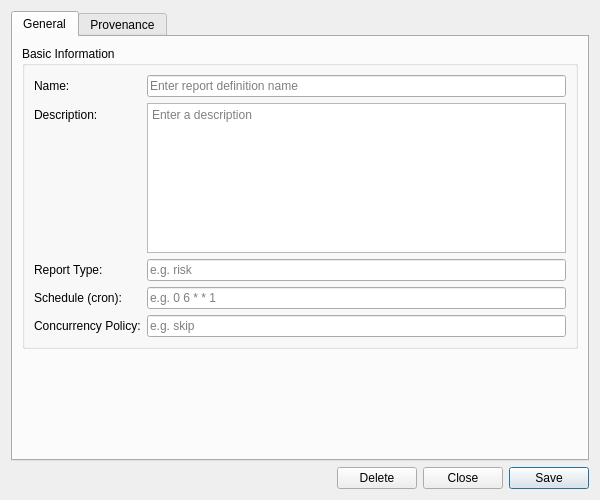
<?xml version="1.0" encoding="UTF-8"?>
<ui version="4.0">
 <class>ReportDefinitionDetailDialog</class>
 <widget class="QWidget" name="ReportDefinitionDetailDialog">
  <property name="geometry">
   <rect>
    <x>0</x>
    <y>0</y>
    <width>600</width>
    <height>500</height>
   </rect>
  </property>
  <property name="sizePolicy">
   <sizepolicy hsizetype="Preferred" vsizetype="Preferred">
    <horstretch>0</horstretch>
    <verstretch>0</verstretch>
   </sizepolicy>
  </property>
  <property name="minimumSize">
   <size>
    <width>600</width>
    <height>500</height>
   </size>
  </property>
  <property name="windowTitle">
   <string>Report Definition Details</string>
  </property>
  <layout class="QVBoxLayout" name="verticalLayout">
   <item>
    <widget class="QTabWidget" name="tabWidget">
     <property name="currentIndex"><number>0</number></property>
     <widget class="QWidget" name="generalTab">
      <attribute name="title"><string>General</string></attribute>
      <layout class="QVBoxLayout" name="generalLayout">
       <item>
        <widget class="QGroupBox" name="basicInfoGroup">
         <property name="title">
          <string>Basic Information</string>
         </property>
         <layout class="QFormLayout" name="formLayout">
          <item row="0" column="0">
           <widget class="QLabel" name="labelName">
            <property name="text">
             <string>Name:</string>
            </property>
           </widget>
          </item>
          <item row="0" column="1">
           <widget class="QLineEdit" name="nameEdit">
            <property name="placeholderText">
             <string>Enter report definition name</string>
            </property>
            <property name="readOnly">
             <bool>true</bool>
            </property>
           </widget>
          </item>
          <item row="1" column="0">
           <widget class="QLabel" name="labelDescription">
            <property name="text">
             <string>Description:</string>
            </property>
           </widget>
          </item>
          <item row="1" column="1">
           <widget class="QPlainTextEdit" name="descriptionEdit">
            <property name="minimumSize">
             <size>
              <width>0</width>
              <height>80</height>
             </size>
            </property>
            <property name="maximumSize">
             <size>
              <width>16777215</width>
              <height>150</height>
             </size>
            </property>
            <property name="placeholderText">
             <string>Enter a description</string>
            </property>
           </widget>
          </item>
          <item row="2" column="0">
           <widget class="QLabel" name="labelReportType">
            <property name="text">
             <string>Report Type:</string>
            </property>
           </widget>
          </item>
          <item row="2" column="1">
           <widget class="QLineEdit" name="reportTypeEdit">
            <property name="placeholderText">
             <string>e.g. risk</string>
            </property>
           </widget>
          </item>
          <item row="3" column="0">
           <widget class="QLabel" name="labelScheduleExpression">
            <property name="text">
             <string>Schedule (cron):</string>
            </property>
           </widget>
          </item>
          <item row="3" column="1">
           <widget class="QLineEdit" name="scheduleExpressionEdit">
            <property name="placeholderText">
             <string>e.g. 0 6 * * 1</string>
            </property>
           </widget>
          </item>
          <item row="4" column="0">
           <widget class="QLabel" name="labelConcurrencyPolicy">
            <property name="text">
             <string>Concurrency Policy:</string>
            </property>
           </widget>
          </item>
          <item row="4" column="1">
           <widget class="QLineEdit" name="concurrencyPolicyEdit">
            <property name="placeholderText">
             <string>e.g. skip</string>
            </property>
           </widget>
          </item>
         </layout>
        </widget>
       </item>
       <item>
        <spacer name="verticalSpacer">
         <property name="orientation">
          <enum>Qt::Vertical</enum>
         </property>
         <property name="sizeHint" stdset="0">
          <size>
           <width>20</width>
           <height>40</height>
          </size>
         </property>
        </spacer>
       </item>
      </layout>
     </widget>
     <widget class="QWidget" name="provenanceTab">
      <attribute name="title"><string>Provenance</string></attribute>
      <layout class="QVBoxLayout" name="provenanceTabLayout">
       <item>
        <widget class="ores::qt::ProvenanceWidget" name="provenanceWidget" native="true"/>
       </item>
      </layout>
     </widget>
    </widget>
   </item>
   <item>
    <layout class="QHBoxLayout" name="buttonLayout">
     <item>
      <spacer name="horizontalSpacer">
       <property name="orientation">
        <enum>Qt::Horizontal</enum>
       </property>
       <property name="sizeHint" stdset="0">
        <size>
         <width>40</width>
         <height>20</height>
        </size>
       </property>
      </spacer>
     </item>
     <item>
      <widget class="QPushButton" name="deleteButton">
       <property name="text">
        <string>Delete</string>
       </property>
      </widget>
     </item>
     <item>
      <widget class="QPushButton" name="closeButton">
       <property name="text">
        <string>Close</string>
       </property>
      </widget>
     </item>
     <item>
      <widget class="QPushButton" name="saveButton">
       <property name="text">
        <string>Save</string>
       </property>
       <property name="default">
        <bool>true</bool>
       </property>
      </widget>
     </item>
    </layout>
   </item>
  </layout>
 </widget>
 <customwidgets>
  <customwidget>
   <class>ores::qt::ProvenanceWidget</class>
   <extends>QWidget</extends>
   <header>ores.qt/ProvenanceWidget.hpp</header>
  </customwidget>
 </customwidgets>
 <resources/>
 <connections/>
</ui>
